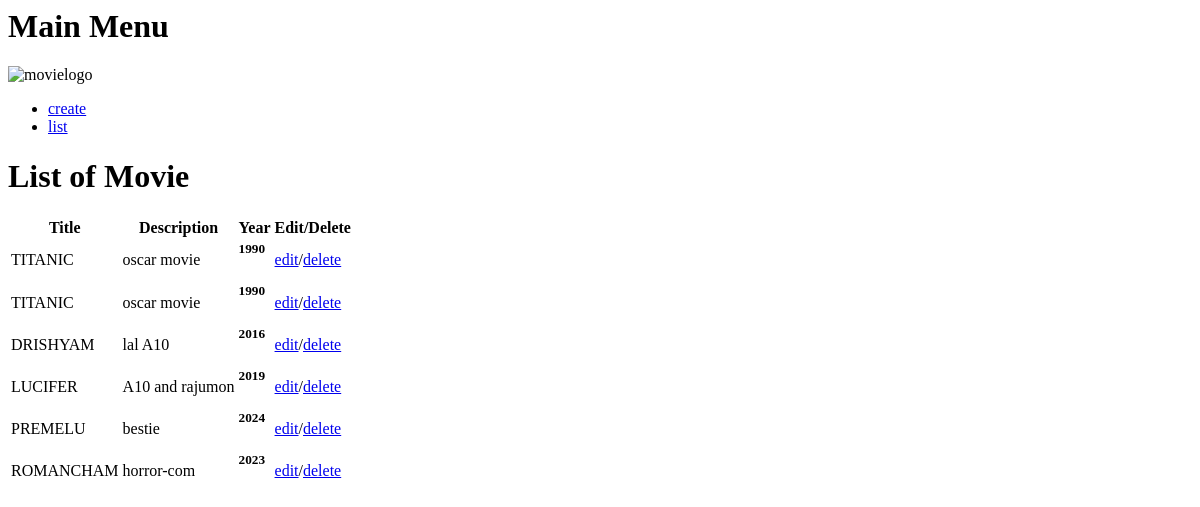
The page /movies/list/ on the database as committed earlier.
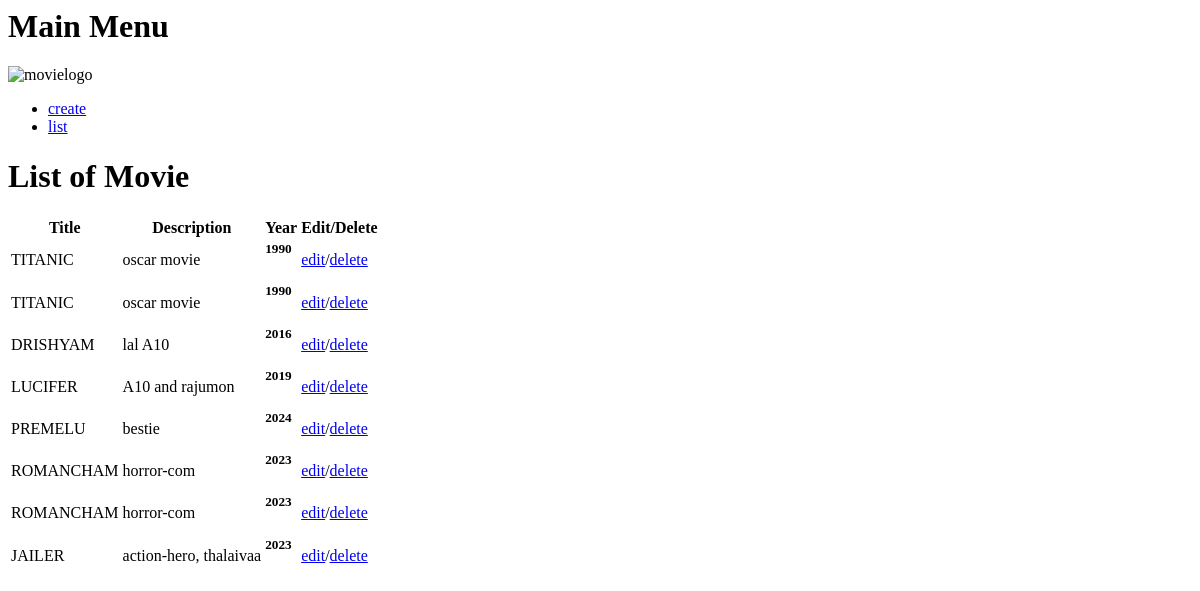
The same page on the database as committed later.
### movies/models.py (models this page shows)
class Movie_info(models.Model):
    title =  models.CharField(max_length=100)
    year = models.IntegerField(null = True)
    description = models.TextField()

### movies/views.py (the view)
# urls.py: path('list/', views.list, name='list'),
def list(request):
    movie_set = Movie_info.objects.all()  #fetching all the data from the database
    print(movie_set)
    return render(request, 'list.html', {'movies' : movie_set})

### templates/list.html
{% extends 'blank_layout.html' %}
{% load static %}
{% block content %}
    <h1>List of Movie</h1>
    <table>
        <tr><th>Title</th><th>Description</th><th>Year</th><th>Edit/Delete</th></tr>
        {% for movie_obj in movies %}
            <tr>
                <td><p>{{ movie_obj.title | upper }}</p></td>
                <td><p>{{ movie_obj.description | default:"No data Available" }}</p></td>
                <td><h5>{{ movie_obj.year }}</h5></td>
                <td><a href="{% url 'edit' movie_obj.id %}">edit</a>/<a href="{% url 'delete' movie_obj.id %}">delete</a></td>
            </tr>
        {% endfor %}
    </table>
{% endblock %}

Rows that differ between the two databases and show on the page:
added Movie_info: title "ROMANCHAM", description "horror-com", year "2023"
added Movie_info: title "JAILER", description "action-hero, thalaivaa", year "2023"
